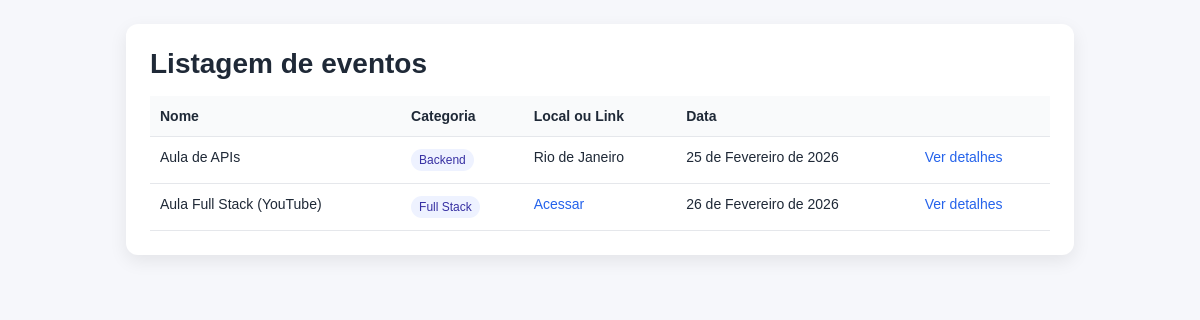
The page / on the database its author committed.
### agenda/models.py (models this page shows, shortened)
class Evento(models.Model):
    nome = models.CharField(max_length=256)
    local = models.CharField(max_length=256, blank=True)
    link = models.CharField(max_length=256, blank=True)
    data = models.DateField(blank=True, null=True)
    hora = models.TimeField(blank=True, null=True)
    quantidade_participantes = models.PositiveIntegerField(default=0)
    categoria = models.ForeignKey(
        Categoria,
        null=True,
        on_delete=models.SET_NULL
    )

class Categoria(models.Model):
    nome = models.CharField(max_length=256, unique=True)

### agenda/views.py (the view)
# urls.py: path("", views.listar_eventos, name="listar_eventos"),
def listar_eventos(request):
    hoje = timezone.localdate()
    eventos = Evento.objects.filter(data__gte=hoje).order_by("data", "hora")
    return render(request, "agenda/design/listar_eventos.html", {"eventos": eventos})

### agenda/templates/agenda/design/listar_eventos.html (shortened to what this page needs)
<!doctype html>
<html lang="pt-br">
<head>
</head>
<body>
  <div class="container">
    <h1>Listagem de eventos</h1>
    <table>
      <thead>
        <tr>
          <th>Nome</th>
          <th>Categoria</th>
          <th>Local ou Link</th>
          <th>Data</th>
          <th></th>
        </tr>
      </thead>
      <tbody>
        {% for e in eventos %}
          <tr>
            <td>{{ e.nome }}</td>
            <td>
              {% if e.categoria %}
                <span class="badge">{{ e.categoria.nome }}</span>
              {% else %}
                <span class="muted">Sem categoria</span>
              {% endif %}
            </td>
            <td>
              {% if e.local %}
                {{ e.local }}
              {% elif e.link %}
                <a href="{{ e.link }}" target="_blank" rel="noopener">Acessar</a>
              {% else %}
                <span class="muted">—</span>
              {% endif %}
            </td>
            <td>
              {% if e.data %}
                {{ e.data|date:"d \\d\\e F \\d\\e Y" }}
              {% else %}
                <span class="muted">A definir</span>
              {% endif %}
            </td>
            <td>
              <a href="{% url 'exibir_evento' e.id %}">Ver detalhes</a>
            </td>
          </tr>
        {% empty %}
          <tr>
            <td colspan="5" class="muted">Nenhum evento encontrado.</td>
          </tr>
        {% endfor %}
      </tbody>
    </table>
  </div>
</body>
</html>

### agenda/templates/agenda/design/listar_eventos.html (style rules this page uses)
body { font-family: Arial, Helvetica, sans-serif; background:#f6f7fb; margin:0; padding:24px; color:#1f2937; }
.container { max-width: 900px; margin: 0 auto; background:#fff; padding:24px; border-radius:12px; box-shadow: 0 6px 18px rgba(0,0,0,.08); }
h1 { margin:0 0 16px; font-size:28px; }
table { width:100%; border-collapse: collapse; margin-top: 12px; font-size:14px; }
th, td { padding: 12px 10px; border-bottom: 1px solid #e5e7eb; text-align:left; vertical-align: top; }
th { background:#f9fafb; font-weight:700; }
a { color:#2563eb; text-decoration:none; }
.badge { display:inline-block; padding:4px 8px; border-radius:999px; background:#eef2ff; color:#3730a3; font-size:12px; }

### rows shown on the page
Evento: nome "Aula de APIs", categoria.nome "Backend", local "Rio de Janeiro", data "25 de Fevereiro de 2026"
Evento: nome "Aula Full Stack (YouTube)", categoria.nome "Full Stack", data "26 de Fevereiro de 2026"
